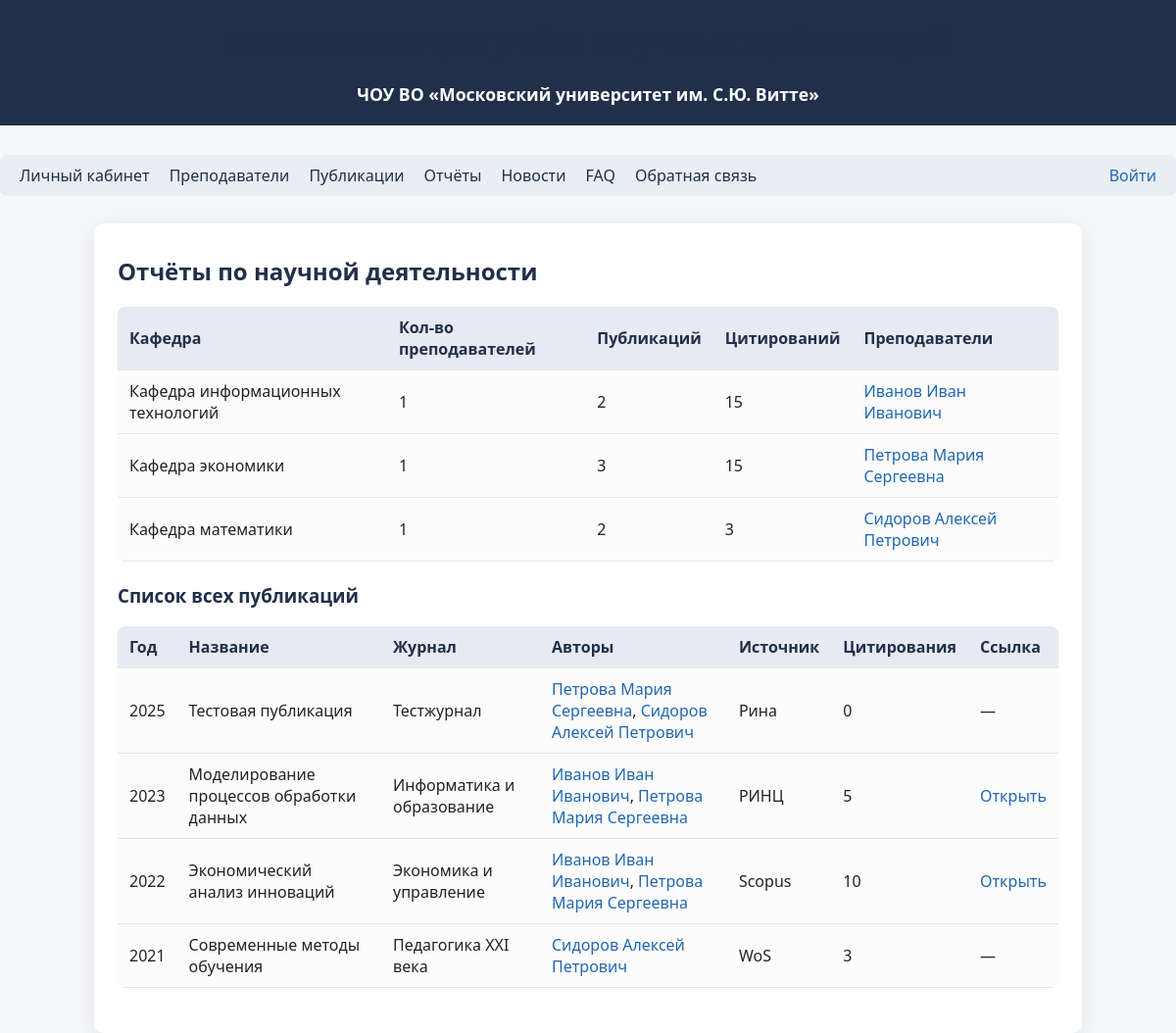
The page /reports on the database as committed earlier.
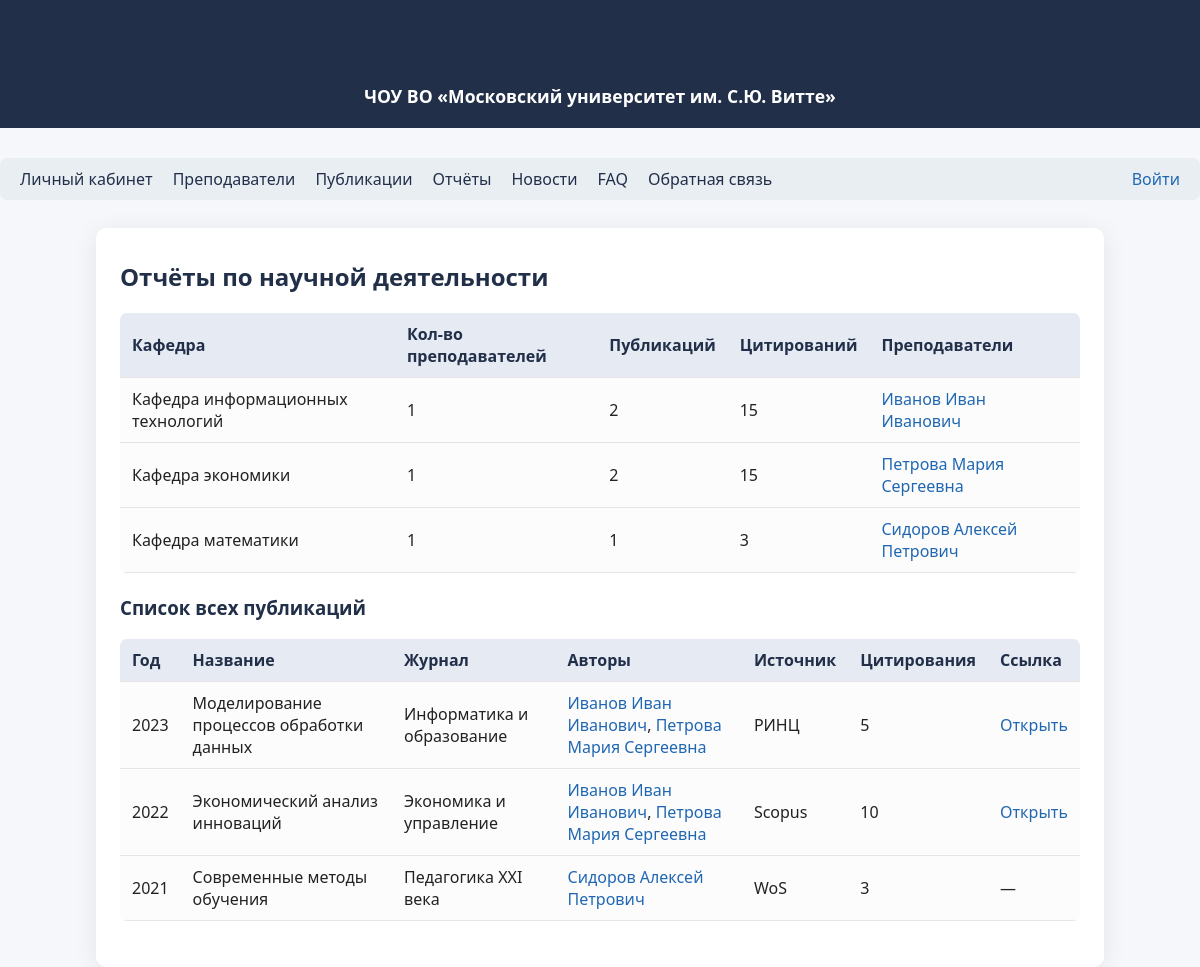
The same page on the database as committed later.
### tables this page shows
CREATE TABLE lecturers (
            id INTEGER PRIMARY KEY AUTOINCREMENT,
            fio TEXT,
            position TEXT,
            department TEXT,
            academic_degree TEXT,
            orcid TEXT,
            email TEXT
        );

CREATE TABLE publications (
            id INTEGER PRIMARY KEY AUTOINCREMENT,
            title TEXT,
            year INTEGER,
            journal TEXT,
            source TEXT,
            link TEXT,
            citations INTEGER,
            doi TEXT
        , status TEXT DEFAULT 'new', review_comment TEXT, revision_deadline TEXT, reviewer_id INTEGER);

### app/routes.py (the view)
@bp.route('/reports')
def reports():
    lecturers = get_all_lecturers()
    pubs = get_all_publications()
    departments = {}
    for l in lecturers:
        dep = l['department']
        if dep not in departments:
            departments[dep] = {'lecturers': [], 'publications': 0, 'citations': 0}
        departments[dep]['lecturers'].append(l)
        pubs_by_l = get_publications_by_lecturer(l['id'])
        departments[dep]['publications'] += len(pubs_by_l)
        departments[dep]['citations'] += sum([int(p['citations']) for p in pubs_by_l if p['citations']])
    return render_template('reports.html', departments=departments, pubs=pubs)

### app/models.py (called while the page is built)
def get_db():
    db = getattr(g, '_database', None)
    if db is None:
        db = g._database = sqlite3.connect(DATABASE)
        db.row_factory = sqlite3.Row
    return db

def get_all_lecturers():
    db = get_db()
    return db.execute(
        "SELECT * FROM lecturers"
    ).fetchall()

def get_all_publications():
    db = get_db()
    pubs = db.execute(
        "SELECT * FROM publications ORDER BY year DESC"
    ).fetchall()
    return pubs

def get_publications_by_lecturer(lecturer_id):
    db = get_db()
    pubs = db.execute(
        "SELECT p.* FROM publications p "
        "JOIN lecturer_publications lp ON p.id = lp.publication_id "
        "WHERE lp.lecturer_id = ? ORDER BY p.year DESC",
        (lecturer_id,)
    ).fetchall()
    return pubs

### app/routes.py (called while the page is built)
@bp.before_app_request
def load_logged_in_user():
    user_id = session.get('user_id')
    g.user = get_user_by_id(user_id) if user_id else None

### app/templates/reports.html (shortened to what this page needs)
{% extends "base.html" %}
{% block content %}
<h2>Отчёты по научной деятельности</h2>
<table>
    <thead>
        <tr>
            <th>Кафедра</th>
            <th>Кол-во преподавателей</th>
            <th>Публикаций</th>
            <th>Цитирований</th>
            <th>Преподаватели</th>
        </tr>
    </thead>
    <tbody>
    {% for department, data in departments.items() %}
        <tr>
            <td>{{ department }}</td>
            <td>{{ data['lecturers']|length }}</td>
            <td>{{ data['publications'] }}</td>
            <td>{{ data['citations'] }}</td>
            <td>
                {% for l in data['lecturers'] %}
                    <a href="{{ url_for('main.lecturer_profile', lecturer_id=l['id']) }}">{{ l['fio'] }}</a>{% if not loop.last %}, {% endif %}
                {% endfor %}
            </td>
        </tr>
    {% endfor %}
    </tbody>
</table>
<h3>Список всех публикаций</h3>
<table>
    <thead>
        <tr>
            <th>Год</th>
            <th>Название</th>
            <th>Журнал</th>
            <th>Авторы</th>
            <th>Источник</th>
            <th>Цитирования</th>
            <th>Ссылка</th>
        </tr>
    </thead>
    <tbody>
    {% for pub in pubs %}
        <tr>
            <td>{{ pub['year'] }}</td>
            <td>{{ pub['title'] }}</td>
            <td>{{ pub['journal'] }}</td>
            <td>
                {% set authors = [] %}
                {% for lecturer in get_all_lecturers() %}
                    {% for lp in get_publications_by_lecturer(lecturer['id']) %}
                        {% if lp['id'] == pub['id'] %}
                            {% set _ = authors.append('<a href="' ~ url_for('main.lecturer_profile', lecturer_id=lecturer['id']) ~ '">' ~ lecturer['fio'] ~ '</a>') %}
                        {% endif %}
                    {% endfor %}
                {% endfor %}
                {{ authors|join(', ')|safe }}
            </td>
            <td>{{ pub['source'] }}</td>
            <td>{{ pub['citations']|default(0) }}</td>
            <td>
                {% if pub['link'] %}
                    <a href="{{ pub['link'] }}" target="_blank">Открыть</a>
                {% else %}
                    —
                {% endif %}
            </td>
        </tr>
    {% endfor %}
    </tbody>
</table>
{% endblock %}

### app/templates/base.html (shortened to what this page needs)
<!DOCTYPE html>
<html lang="ru">
<head>
    <link rel="stylesheet" href="{{ url_for('static', filename='css/style.css') }}">
</head>
<body>
    <div class="header">
        <h1>Автоматизация учёта научных публикаций</h1>
        <div style="font-size:1.1em;margin-top:5px;">
            <b>ЧОУ ВО «Московский университет им. С.Ю. Витте»</b>
        </div>
    </div>
    <nav>
        <a href="{{ url_for('main.profile') }}">Личный кабинет</a>
        <a href="{{ url_for('main.lecturers') }}">Преподаватели</a>
        <a href="{{ url_for('main.publications') }}">Публикации</a>
        <a href="{{ url_for('main.reports') }}">Отчёты</a>
        <a href="{{ url_for('main.news_list') }}">Новости</a>
        <a href="{{ url_for('main.faq') }}">FAQ</a>
        <a href="{{ url_for('main.feedback') }}">Обратная связь</a>
        {% if g.user %}
            <a href="{{ url_for('main.logout') }}" style="margin-left:auto;color:#b21f1f;">Выйти</a>
        {% else %}
            <a href="{{ url_for('main.login') }}" style="margin-left:auto;color:#2067b2;">Войти</a>
        {% endif %}
    </nav>
    <div class="container">
        {% block content %}{% endblock %}
    </div>
</body>
</html>

### app/static/css/style.css (style rules this page uses)
body { font-family: 'Segoe UI', Arial, sans-serif; background: #f5f7fa; margin: 0; padding: 0; color: #222; }
.header { background: #212f49; color: #fff; padding: 20px 0; text-align: center; margin-bottom: 30px; }
.container { max-width: 960px; margin: 0 auto; background: #fff; padding: 32px 24px 24px 24px; border-radius: 10px; box-shadow: 0 4px 24px 0 rgba(0,0,0,0.08); }
h1, h2, h3 { color: #212f49; margin-top: 0; }
a { color: #2067b2; text-decoration: none; }
nav { margin-bottom: 28px; background: #e9eef3; padding: 10px 20px; border-radius: 7px; display: flex; gap: 20px; justify-content: center; }
nav a { color: #212f49; font-weight: 500; }
table { border-collapse: collapse; width: 100%; margin-bottom: 22px; background: #fcfcfc; border-radius: 7px; overflow: hidden; }
th, td { padding: 10px 12px; text-align: left; border-bottom: 1px solid #e5e5e5; }
th { background: #e6eaf2; color: #212f49; font-weight: 600; }

Rows that differ between the two databases and show on the page:
removed publications: year "2025", title "Тестовая публикация", journal "Тестжурнал", authors "Петрова Мария Сергеевна , Сидоров Алексей Петрович", source "Рина", citations "0"
computed for lecturers "Кафедра экономики": publications "3" → "2"
computed for lecturers "Кафедра математики": publications "2" → "1"
